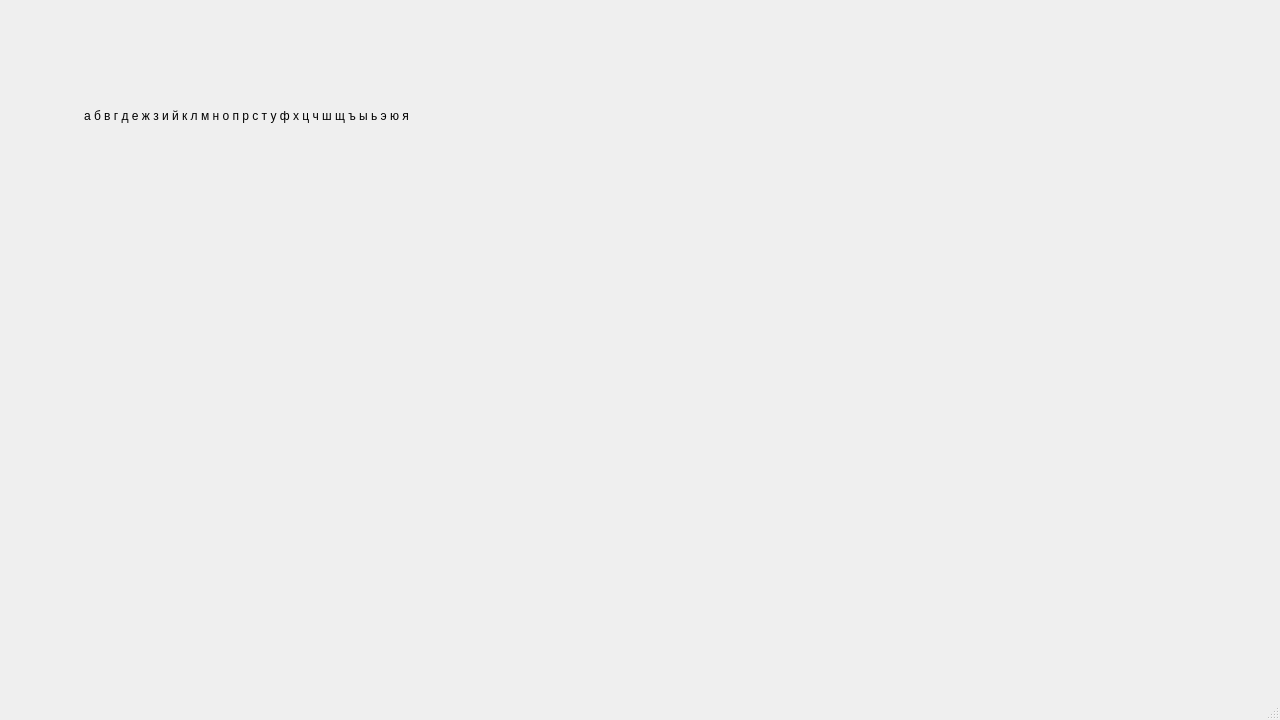
<?xml version="1.0" encoding="UTF-8"?>
<ui version="4.0">
 <class>MainWindow</class>
 <widget class="QMainWindow" name="MainWindow">
  <property name="geometry">
   <rect>
    <x>0</x>
    <y>0</y>
    <width>1280</width>
    <height>720</height>
   </rect>
  </property>
  <property name="windowTitle">
   <string>MainWindow</string>
  </property>
  <widget class="QWidget" name="centralwidget">
   <widget class="QLabel" name="label">
    <property name="geometry">
     <rect>
      <x>84</x>
      <y>65</y>
      <width>1131</width>
      <height>101</height>
     </rect>
    </property>
    <property name="styleSheet">
     <string notr="true">font: 25pt &quot;Roboto&quot;;
</string>
    </property>
    <property name="text">
     <string>а б в г д е ж з и й к л м н о п р с т у ф х ц ч ш щ ъ ы ь э ю я</string>
    </property>
   </widget>
  </widget>
  <widget class="QMenuBar" name="menubar">
   <property name="geometry">
    <rect>
     <x>0</x>
     <y>0</y>
     <width>1280</width>
     <height>26</height>
    </rect>
   </property>
  </widget>
  <widget class="QStatusBar" name="statusbar"/>
 </widget>
 <resources/>
 <connections/>
</ui>
